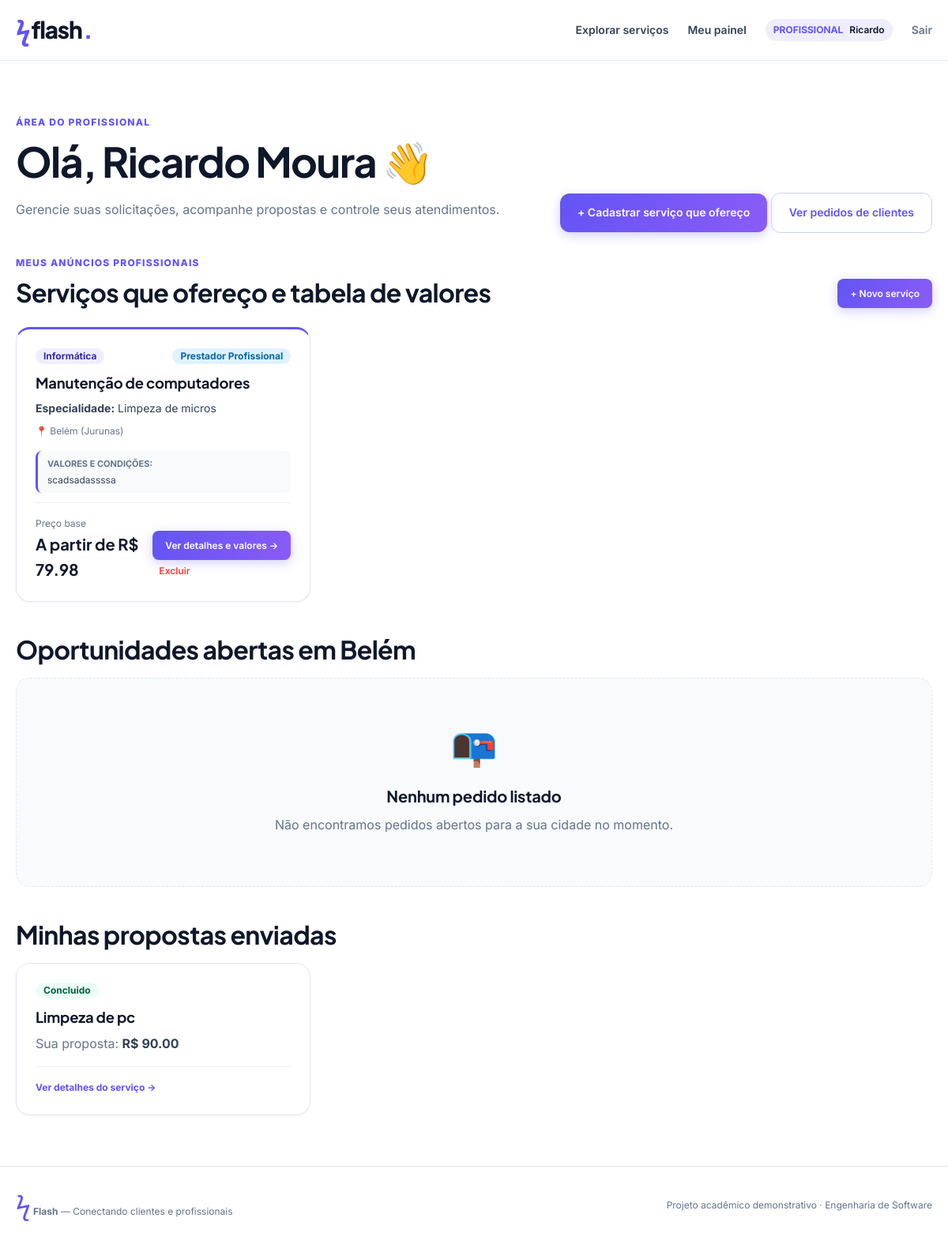
The page /painel (signed in) on the database its author committed.
### tables this page shows
CREATE TABLE users (id INTEGER PRIMARY KEY, name TEXT NOT NULL, email TEXT UNIQUE NOT NULL, password TEXT NOT NULL, role TEXT NOT NULL CHECK(role IN ('cliente','profissional')), city TEXT NOT NULL);

CREATE TABLE services_offered (id INTEGER PRIMARY KEY, professional_id INTEGER NOT NULL REFERENCES users(id), title TEXT NOT NULL, category TEXT NOT NULL, area_of_expertise TEXT NOT NULL, description TEXT NOT NULL, city TEXT NOT NULL, region TEXT NOT NULL, pricing_details TEXT NOT NULL, base_price REAL NOT NULL DEFAULT 0, active INTEGER NOT NULL DEFAULT 1, created_at TEXT NOT NULL DEFAULT CURRENT_TIMESTAMP);

CREATE TABLE proposals (id INTEGER PRIMARY KEY, job_id INTEGER NOT NULL REFERENCES jobs(id), professional_id INTEGER NOT NULL REFERENCES users(id), amount REAL NOT NULL CHECK(amount>0), message TEXT NOT NULL, UNIQUE(job_id,professional_id));

CREATE TABLE jobs (id INTEGER PRIMARY KEY, client_id INTEGER NOT NULL REFERENCES users(id), title TEXT NOT NULL, category TEXT NOT NULL, description TEXT NOT NULL, city TEXT NOT NULL, budget REAL NOT NULL CHECK(budget>0), status TEXT NOT NULL DEFAULT 'aberto' CHECK(status IN ('aberto','contratado','concluido')), hired_proposal_id INTEGER, created_at TEXT NOT NULL DEFAULT CURRENT_TIMESTAMP);

### app.py (the view)
@app.route('/painel')
@login_required()
def dashboard():
    me = current_user()
    with conn() as db:
        if me['role'] == 'cliente':
            jobs = db.execute('SELECT * FROM jobs WHERE client_id=? ORDER BY id DESC', (me['id'],)).fetchall()
            proposals = []
            my_services = []
        else:
            jobs = db.execute('SELECT j.* FROM jobs j WHERE j.status="aberto" AND lower(j.city)=lower(?) ORDER BY j.id DESC', (me['city'],)).fetchall()
            proposals = db.execute('SELECT p.*, j.title, j.status FROM proposals p JOIN jobs j ON j.id=p.job_id WHERE p.professional_id=? ORDER BY p.id DESC', (me['id'],)).fetchall()
            my_services = db.execute('SELECT * FROM services_offered WHERE professional_id=? ORDER BY id DESC', (me['id'],)).fetchall()
    return render_template('dashboard.html', jobs=jobs, proposals=proposals, my_services=my_services)

### app.py (called while the page is built)
def conn():
    db=sqlite3.connect(DB); db.row_factory=sqlite3.Row; db.execute('PRAGMA foreign_keys=ON'); return db

@app.after_request
def security_headers(response):
    response.headers['X-Content-Type-Options'] = 'nosniff'
    response.headers['Referrer-Policy'] = 'strict-origin-when-cross-origin'
    response.headers['X-Frame-Options'] = 'DENY'
    response.headers['Permissions-Policy'] = 'camera=(), microphone=(), geolocation=()'
    return response

@app.before_request
def csrf_guard():
    if 'csrf' not in session: session['csrf']=secrets.token_urlsafe(24)
    if request.method=='POST' and not secrets.compare_digest(session['csrf'], request.form.get('csrf','')): abort(400)

@app.context_processor
def globals_for_templates(): return dict(me=current_user(), categories=CATEGORIES, csrf=session.get('csrf'))

def current_user():
    if not session.get('uid'): return None
    with conn() as db: return db.execute('SELECT id,name,email,role,city FROM users WHERE id=?',(session['uid'],)).fetchone()

def login_required(role=None):
    def decorator(fn):
        @wraps(fn)
        def wrapper(*args,**kwargs):
            user=current_user()
            if not user: return redirect(url_for('login'))
            if role and user['role']!=role: abort(403)
            return fn(*args,**kwargs)
        return wrapper
    return decorator

### templates/dashboard.html (shortened to what this page needs)
{% extends 'base.html' %}
{% from 'components/_job_card.html' import job_card %}
{% from 'components/_service_card.html' import service_card %}
{% block content %}
<section class="container section">
  <div class="section-head dashboard-header">
    <div>
      <span class="eyebrow">ÁREA DO {{ me.role|upper }}</span>
      <h1>Olá, {{ me.name }} 👋</h1>
      <p class="muted">Gerencie suas solicitações, acompanhe propostas e controle seus atendimentos.</p>
    </div>
    <div class="dashboard-actions">
      {% if me.role == 'cliente' %}
        <a class="btn" href="{{ url_for('new_job') }}">+ Publicar novo pedido</a>
      {% else %}
        <a class="btn" href="{{ url_for('new_service_offered') }}">+ Cadastrar serviço que ofereço</a>
        <a class="btn btn-outline" href="{{ url_for('jobs', tipo='pedidos') }}">Ver pedidos de clientes</a>
      {% endif %}
    </div>
  </div>
  {% if me.role == 'profissional' %}
    <div class="dashboard-block">
      <div class="section-head block-title-row">
        <div>
          <span class="eyebrow">MEUS ANÚNCIOS PROFISSIONAIS</span>
          <h2>Serviços que ofereço e tabela de valores</h2>
        </div>
        <a class="btn btn-small" href="{{ url_for('new_service_offered') }}">+ Novo serviço</a>
      </div>
      <div class="cards">
        {% for s in my_services %}
          {{ service_card(s, is_owner=true, csrf=csrf) }}
        {% endfor %}
      </div>
    </div>
  {% endif %}
  <div class="dashboard-block {% if me.role == 'profissional' %}space-top{% endif %}">
    <div class="block-title-row">
      <h2>{{ 'Meus pedidos publicados' if me.role == 'cliente' else 'Oportunidades abertas em ' ~ me.city }}</h2>
    </div>
    <div class="cards">
      {% for job in jobs %}
        {{ job_card(job, show_client=(me.role == 'profissional')) }}
      {% else %}
        <div class="empty-state">
          <span class="empty-icon" aria-hidden="true">📭</span>
          <h3>Nenhum pedido listado</h3>
          <p class="muted">
            {% if me.role == 'cliente' %}
              Você ainda não publicou pedidos de serviço.
            {% else %}
              Não encontramos pedidos abertos para a sua cidade no momento.
            {% endif %}
          </p>
        </div>
      {% endfor %}
    </div>
  </div>
  {% if me.role == 'profissional' %}
    <div class="dashboard-block space-top">
      <div class="block-title-row">
        <h2>Minhas propostas enviadas</h2>
      </div>
      <div class="cards">
        {% for p in proposals %}
          <a class="jobcard proposal-card" href="{{ url_for('job_detail', job_id=p.job_id) }}">
            <div class="jobcard-header">
              <span class="tag tag-status tag-status-{{ p.status }}">{{ p.status|capitalize }}</span>
            </div>
            <h3 class="jobcard-title">{{ p.title }}</h3>
            <p class="proposal-quote">
              <span class="muted">Sua proposta:</span>
              <strong class="proposal-val">R$ {{ '%.2f'|format(p.amount) }}</strong>
            </p>
            <div class="cardfoot">
              <span class="jobcard-action">Ver detalhes do serviço →</span>
            </div>
          </a>
        {% endfor %}
      </div>
    </div>
  {% endif %}
</section>
{% endblock %}

### templates/base.html (shortened to what this page needs)
<!doctype html>
<html lang="pt-BR">
<head>
  <link rel="stylesheet" href="{{ url_for('static', filename='style.css') }}?v=4.1">
</head>
<body>
  <header class="top">
    <nav class="container nav" aria-label="Navegação principal">
      <a class="brand" href="{{ url_for('index') }}" title="Ir para página inicial">
        <span class="bolt" aria-hidden="true">ϟ</span>flash<span class="dot">.</span>
      </a>
      <div class="navlinks">
        <a href="{{ url_for('jobs') }}" class="navlink">Explorar serviços</a>
        {% if me %}
          <a href="{{ url_for('dashboard') }}" class="navlink">Meu painel</a>
          <div class="nav-user-badge">
            <span class="nav-user-role">{{ me.role|capitalize }}</span>
            <span class="nav-user-name">{{ me.name.split(' ')[0] }}</span>
          </div>
          <form method="post" action="{{ url_for('logout') }}" class="inline-form">
            <button class="linkbtn" type="submit" title="Encerrar sessão">Sair</button>
          </form>
        {% else %}
          <a href="{{ url_for('login') }}" class="navlink">Entrar</a>
          <a class="btn btn-small" href="{{ url_for('register') }}">Criar conta</a>
        {% endif %}
      </div>
    </nav>
  </header>
  <main id="main-content">
    {% block content %}{% endblock %}
  </main>
  <footer class="footer">
    <div class="container footer-content">
      <div class="footer-brand">
        <span class="bolt">ϟ</span> <strong>Flash</strong> — Conectando clientes e profissionais
      </div>
      <p class="footer-note">Projeto acadêmico demonstrativo · Engenharia de Software</p>
    </div>
  </footer>
</body>
</html>

### templates/components/_service_card.html (shortened to what this page needs)
{% macro service_card(s, is_owner=false, csrf=none) %}
<div class="jobcard service-card">
  <div class="jobcard-header">
    <span class="tag tag-aberto">{{ s.category }}</span>
    <span class="tag tag-pro-badge">Prestador Profissional</span>
  </div>
  <h3 class="jobcard-title">{{ s.title }}</h3>
  <p class="service-area-text">
    <strong>Especialidade:</strong> {{ s.area_of_expertise }}
  </p>
  <p class="jobcard-meta">
    <span class="meta-item">📍 {{ s.city }} ({{ s.region }})</span>
  </p>
  <div class="service-pricing-snippet">
    <span class="pricing-label">Valores e Condições:</span>
    <p class="pricing-preview-text">{{ s.pricing_details|truncate(90, true, '...') }}</p>
  </div>
  <div class="cardfoot">
    <div class="budget-block">
      <span class="budget-label">Preço base</span>
      <strong class="budget-val">
        {% if s.base_price and s.base_price > 0 %}
          A partir de R$ {{ '%.2f'|format(s.base_price) }}
        {% else %}
          Sob Consulta
        {% endif %}
      </strong>
    </div>
    <div class="cardfoot-actions">
      <a class="btn btn-small" href="{{ url_for('service_detail', service_id=s.id) }}">
        Ver detalhes e valores →
      </a>
      {% if is_owner and csrf %}
        <form method="post" action="{{ url_for('delete_service_offered', service_id=s.id) }}" class="inline-form" onsubmit="return confirm('Deseja realmente remover este serviço oferecido?');">
          <button class="linkbtn btn-text-danger" type="submit" title="Excluir serviço cadastrado">Excluir</button>
        </form>
      {% endif %}
    </div>
  </div>
</div>
{% endmacro %}

### rows shown on the page
users: role "PROFISSIONAL", name "Ricardo", name "Ricardo Moura", role+city "Oportunidades abertas em Belém"
services_offered: category "Informática", title "Manutenção de computadores", area_of_expertise "Limpeza de micros", city "Belém", region "Jurunas", pricing_details "scadsadassssa", base_price "79.98"
proposals: status "Concluido", title "Limpeza de pc", amount "90.00"
